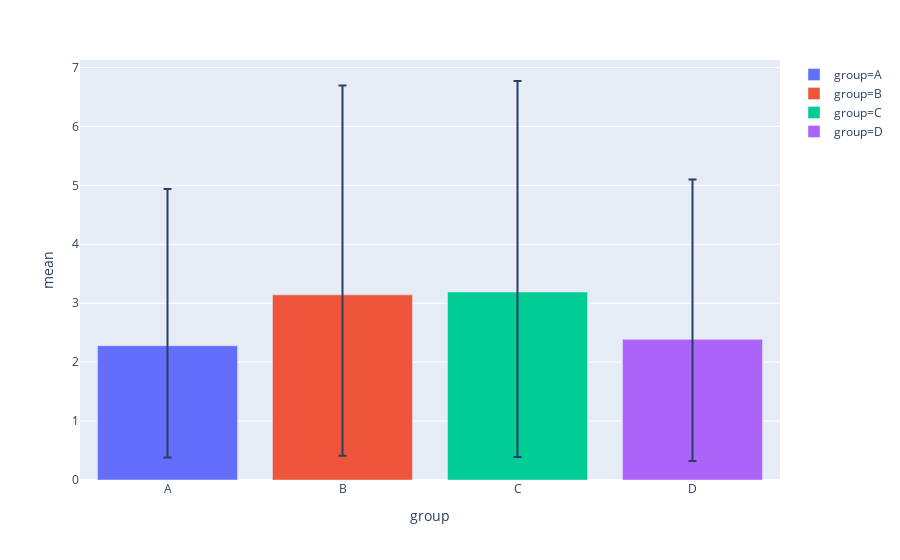

Source (notebook cell):
### Code cell
group_desc = data1.groupby("group")["y"].agg(["mean", "sem", "count"]).reset_index()
group_desc["df"] = group_desc["count"] - 1
group_desc["lower"] = group_desc["mean"] - scipy.stats.t.ppf(1 - 0.05 / 2, df = group_desc["df"]) * group_desc["sem"]
group_desc["upper"] = group_desc["mean"] + scipy.stats.t.ppf(1 - 0.05 / 2, df = group_desc["df"]) * group_desc["sem"]

# Plot
plotly.offline.iplot(
    plotly.express.bar(group_desc, x = "group", y = "mean", error_y_minus = "lower", error_y = "upper", color = "group")
)

### Figure 1 — Plotly figure (JSON) as saved in the notebook; plotly's stock layout.template omitted (floating-point values rounded to 4 significant figures)
{"data": [{"alignmentgroup": "True", "error_y": {"array": [2.661], "arrayminus": [1.895]}, "hoverlabel": {"namelength": 0}, "hovertemplate": "group=%{x}<br>mean=%{y}", "legendgroup": "group=A", "marker": {"color": "#636efa"}, "name": "group=A", "offsetgroup": "group=A", "orientation": "v", "showlegend": true, "textposition": "auto", "type": "bar", "x": ["A"], "xaxis": "x", "y": [2.278], "yaxis": "y"}, {"alignmentgroup": "True", "error_y": {"array": [3.552], "arrayminus": [2.731]}, "hoverlabel": {"namelength": 0}, "hovertemplate": "group=%{x}<br>mean=%{y}", "legendgroup": "group=B", "marker": {"color": "#EF553B"}, "name": "group=B", "offsetgroup": "group=B", "orientation": "v", "showlegend": true, "textposition": "auto", "type": "bar", "x": ["B"], "xaxis": "x", "y": [3.141], "yaxis": "y"}, {"alignmentgroup": "True", "error_y": {"array": [3.581], "arrayminus": [2.797]}, "hoverlabel": {"namelength": 0}, "hovertemplate": "group=%{x}<br>mean=%{y}", "legendgroup": "group=C", "marker": {"color": "#00cc96"}, "name": "group=C", "offsetgroup": "group=C", "orientation": "v", "showlegend": true, "textposition": "auto", "type": "bar", "x": ["C"], "xaxis": "x", "y": [3.189], "yaxis": "y"}, {"alignmentgroup": "True", "error_y": {"array": [2.711], "arrayminus": [2.062]}, "hoverlabel": {"namelength": 0}, "hovertemplate": "group=%{x}<br>mean=%{y}", "legendgroup": "group=D", "marker": {"color": "#ab63fa"}, "name": "group=D", "offsetgroup": "group=D", "orientation": "v", "showlegend": true, "textposition": "auto", "type": "bar", "x": ["D"], "xaxis": "x", "y": [2.386], "yaxis": "y"}], "layout": {"barmode": "relative", "legend": {"tracegroupgap": 0}, "margin": {"t": 60}, "xaxis": {"anchor": "y", "categoryarray": ["A", "B", "C", "D"], "categoryorder": "array", "domain": [0, 1], "title": {"text": "group"}}, "yaxis": {"anchor": "x", "domain": [0, 1], "title": {"text": "mean"}}}}
